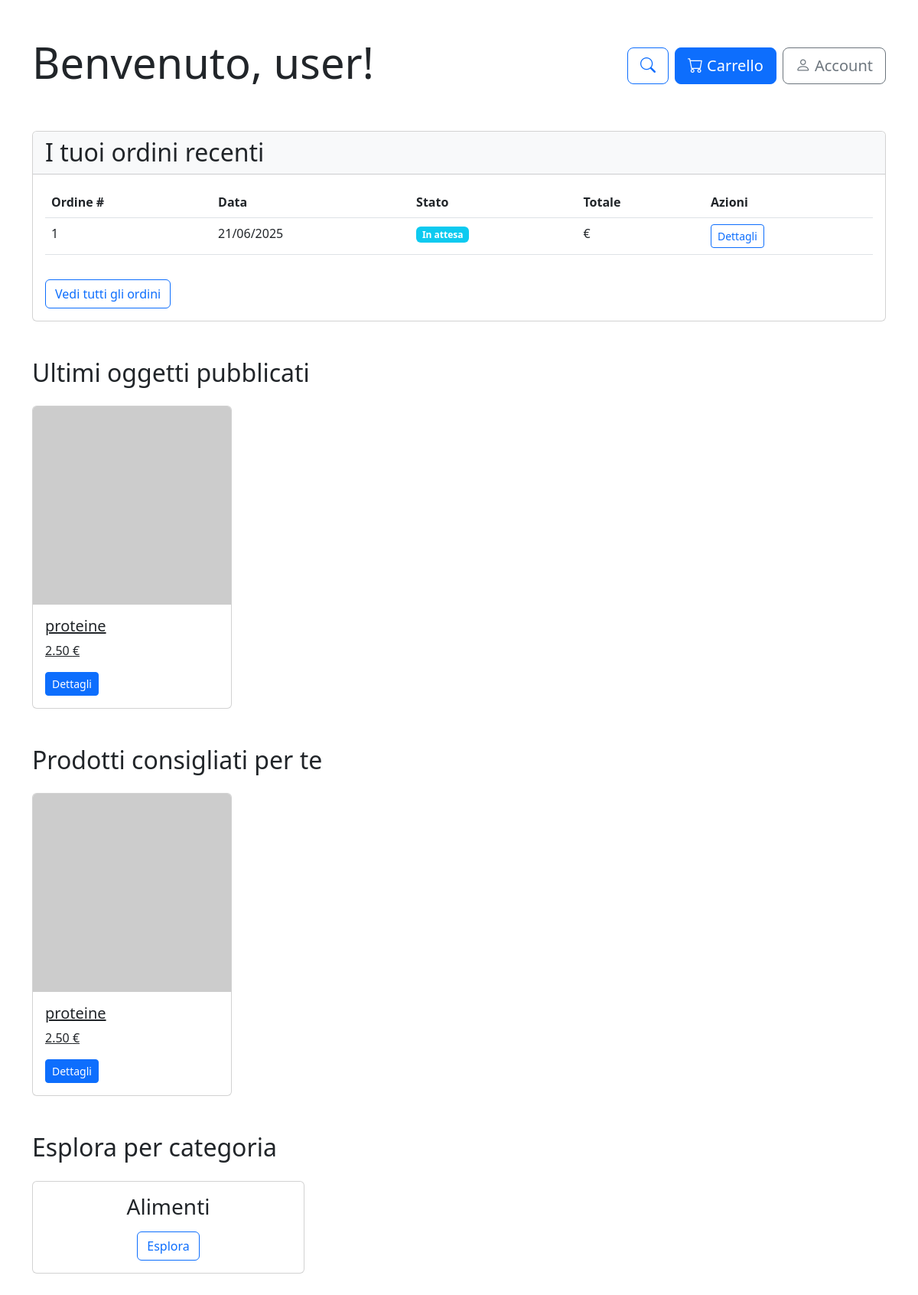
/user/user_home_page/ (signed in), run on the app's committed database.
### users/models.py (models this page shows, shortened)
class CustomUser(AbstractUser):
   phone_number = models.CharField(max_length=15, blank=True, null=True)
   payment_method = models.CharField(max_length=50, blank=True, null=True)
   objects = CustomUserManager()

### cart/models.py (models this page shows, shortened)
class Order(models.Model):
    STATUS_CHOICES = [
        ('pending', 'In attesa'),
        ('shipped', 'Spedito'),
        ('delivered', 'Consegnato'),
        ('cancelled', 'Annullato'),
    ]
    user = models.ForeignKey(CustomUser, on_delete=models.CASCADE, related_name='orders')
    created_at = models.DateTimeField(auto_now_add=True)
    address = models.ForeignKey(DeliveryAddress, on_delete=models.SET_NULL, null=True, blank=True, related_name='orders') # if an address is deleted, orders will still reference to a valid address
    delivery_date = models.DateField()
    status = models.CharField(max_length=20, choices=STATUS_CHOICES, default='pending')
    shipping_cost = models.DecimalField(max_digits=10, decimal_places=2, default=0.00)
    shipping_method = models.CharField(max_length=50, default='standard')
    class Meta:
        ordering = ('-created_at',)

### products/models.py (models this page shows, shortened)
class Product(models.Model):
    category = models.ManyToManyField(Category)  #todo: decide if meny-to-many or foreign key
    name = models.CharField(max_length=200, unique=True)
    description = models.TextField(blank=True)
    price = models.DecimalField(max_digits=10, decimal_places=2)
    stock = models.PositiveIntegerField()
    available = models.BooleanField(default=True)
    created = models.DateTimeField(auto_now_add=True)
    updated = models.DateTimeField(auto_now=True)  #todo: add the user who created the product
    image = models.ImageField(upload_to='product_images/', blank=True, null=True)
    class Meta:
        ordering = ('name',)

class Category(models.Model):
    CATEGORY_CHOICES = (
        ('alimenti', 'Alimenti'),
        ('abbigliamento', 'Abbigliamento'),
        ('accessori', 'Accessori'),
        ('bevande', 'Bevande'),
    )
    name = models.CharField(max_length=200, choices=CATEGORY_CHOICES, unique=True)
    class Meta:
        verbose_name_plural = "Categories"

### users/views.py (the view)
# urls.py: path('user_home_page/', user_home_page, name='user_home_page'),
@login_required
def user_home_page(request):
    user = request.user
    recent_orders = Order.objects.filter(user=user).order_by('-created_at')[:5]
    categories = Category.objects.all()
    latest_products = Product.objects.all().order_by('-created')[:8]  # Recupera gli ultimi prodotti pubblicati
    context = {
        'user': user,
        'recent_orders': recent_orders,
        'latest_products': latest_products,  # Aggiungi i prodotti recenti al contesto
        'categories': categories,  # Aggiungi le categorie al contesto
    }
    return render(request, 'users/user_home_page.html', context)

### templates/users/user_home_page.html (shortened to what this page needs)
{% extends "base.html" %}
{% block content %}
<div class="container py-5">
    <div class="row mb-5">
        <div class="col-md-8">
            <h1 class="display-4">Benvenuto, {{ user.username }}!</h1>
        </div>
        <div class="col-md-4 text-end d-flex align-items-center justify-content-end">
            <a href="{% url 'products:product_list_category' %}" class="btn btn-outline-primary btn-lg me-2" title="Cerca prodotti">
                <i class="bi bi-search"></i>
            </a>
            <a href="{% url 'cart:view_cart' %}" class="btn btn-primary btn-lg">
                <i class="bi bi-cart"></i> Carrello
            </a>
            <a href="{% url 'users:account' %}" class="btn btn-outline-secondary btn-lg ms-2">
                <i class="bi bi-person"></i> Account
            </a>
        </div>
    </div>
    <div class="card mb-5">
        <div class="card-header bg-light">
            <h2 class="mb-0">I tuoi ordini recenti</h2>
        </div>
        <div class="card-body">
            {% if recent_orders %}
                <div class="table-responsive">
                    <table class="table table-hover">
                        <thead>
                            <tr>
                                <th>Ordine #</th>
                                <th>Data</th>
                                <th>Stato</th>
                                <th>Totale</th>
                                <th>Azioni</th>
                            </tr>
                        </thead>
                        <tbody>
                            {% for order in recent_orders %}
                            <tr>
                                <td>{{ order.id }}</td>
                                <td>{{ order.created_at|date:"d/m/Y" }}</td>
                                <td>
                                    <span class="badge {% if order.status == 'completed' %}bg-success{% elif order.status == 'processing' %}bg-warning{% else %}bg-info{% endif %}">
                                        {{ order.get_status_display }}
                                    </span>
                                </td>
                                <td>{{ order.total_price }} €</td>
                                <td>
                                    <a href="{% url 'cart:order_detail' order.id %}" class="btn btn-sm btn-outline-primary">Dettagli</a>
                                </td>
                            </tr>
                            {% endfor %}
                        </tbody>
                    </table>
                </div>
                <a href="{% url 'cart:order_history' %}" class="btn btn-outline-primary mt-3">Vedi tutti gli ordini</a>
            {% else %}
                <div class="alert alert-info">Non hai ancora effettuato alcun ordine.</div>
            {% endif %}
        </div>
    </div>
    <h2 class="mb-4">Ultimi oggetti pubblicati</h2>
    <div class="row row-cols-1 row-cols-md-4 g-4 mb-5">
        {% for product in latest_products %}
        <div class="col">
            <a href="{% url 'products:product_info' product.id %}?source=user_home_page" class="card h-100">
                {% if product.image %}
                    <img src="{{ product.image.url }}" class="card-img-top" alt="{{ product.name }}">
                {% else %}
                    <img src="https://via.placeholder.com/150" class="card-img-top" alt="{{ product.name }}">
                {% endif %}
                <div class="card-body">
                    <h5 class="card-title">{{ product.name }}</h5>
                    <p class="card-text">{{ product.price }} €</p>
                    <span class="btn btn-sm btn-primary">Dettagli</span>
                </div>
            </a>
        </div>
        {% empty %}
        <div class="col-12">
            <div class="alert alert-info">Nessun prodotto disponibile al momento</div>
        </div>
        {% endfor %}
    </div>
    <h2 class="mb-4">Prodotti consigliati per te</h2>
    <div class="row row-cols-1 row-cols-md-4 g-4 mb-5">
        {% for product in latest_products %}
        <div class="col">
            <a href="{% url 'products:product_info' product.id %}?source=user_home_page" class="card h-100">
                {% if product.image %}
                    <img src="{{ product.image.url }}" class="card-img-top" alt="{{ product.name }}">
                {% else %}
                    <img src="https://via.placeholder.com/150" class="card-img-top" alt="{{ product.name }}">
                {% endif %}
                <div class="card-body">
                    <h5 class="card-title">{{ product.name }}</h5>
                    <p class="card-text">{{ product.price }} €</p>
                    <span  class="btn btn-sm btn-primary">Dettagli</span>
                </div>
            </a>
        </div>
        {% empty %}
        <div class="col-12">
            <div class="alert alert-info">Nessun prodotto consigliato al momento</div>
        </div>
        {% endfor %}
    </div>
    <h2 class="mb-4">Esplora per categoria</h2>
    <div class="row mb-5">
        {% for category in categories %}
        <div class="col-md-4 mb-4">
            <div class="card">
                <div class="card-body text-center">
                    <h3 class="card-title">{{ category.name }}</h3>
                    <a href="{% url 'products:product_list_category' category.id %}" class="btn btn-outline-primary">Esplora</a>
                </div>
            </div>
        </div>
        {% endfor %}
    </div>
</div>
{% endblock %}

### data on the page
CustomUser: username "user"
Order: id "1", created_at "21/06/2025", status "In attesa"
Product: name "proteine", price "2.50"
Category: name "Alimenti"
